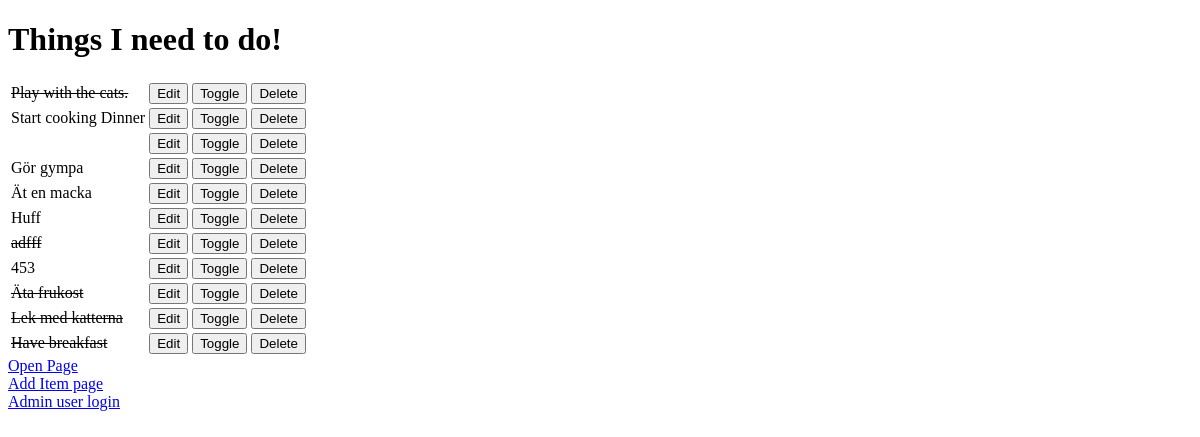
The app's page /, older data.
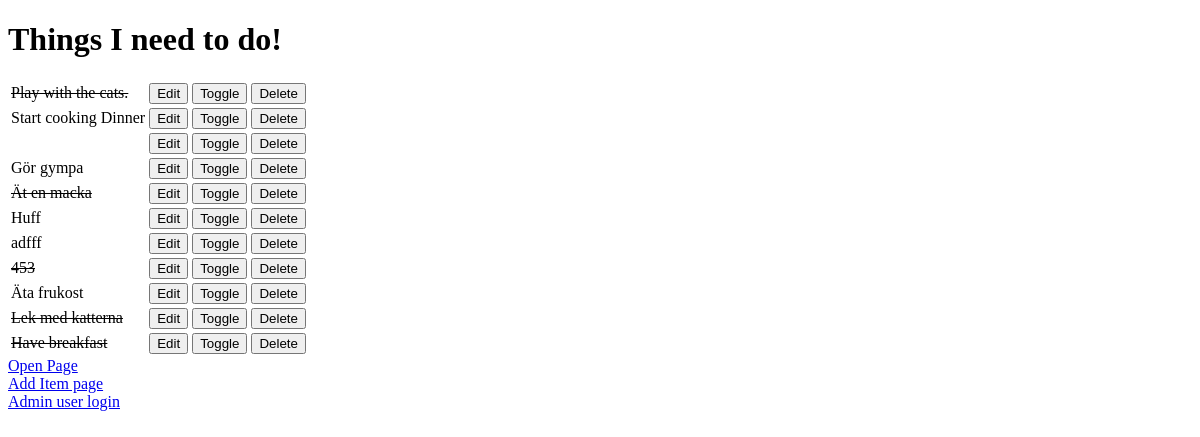
The same page, newer data.
### todo/models.py (models this page shows)
class Item(models.Model):#inherit the functions inside Models to use in the Item()
    name = models.CharField(max_length=50, null=False, blank=False)
    done = models.BooleanField(null=False, blank=False, default=False)
    def __str__(self):
        return self.name

### todo/views.py (the view)
# urls.py: path('', get_todo_list, name='get_todo_list'),
def get_todo_list(request):
    items = Item.objects.all()
    context = {
        'items': items
    }
    return render(request, 'todo/todo_list.html', context)

### todo/templates/todo/todo_list.html (shortened to what this page needs)
<!DOCTYPE html>
<html lang="en">
<head>
</head>
<body>
    <h1>Things I need to do!</h1>
    <table>
        {% for item in items %}
        <tr>
            {% if item.done %}
            <td><strike>{{ item.name }}</strike></td>
            {% else %}
            <td>{{ item.name }}</td>
            {% endif %}
            <td>
                <a href="/edit/{{ item.id }}">
                    <button>Edit</button>
                </a>
            </td>
            <td>
                <a>
                    <a href="/toggle/{{ item.id }}">
                        <button>Toggle</button>
                    </a>
            </td>
            <td>
                <a>
                    <a href="/delete/{{ item.id }}">
                        <button>Delete</button>
                    </a>
            </td>
        </tr>
        {% empty %}
        <tr>
            <td>You have nothing to do.</td>
        </tr>
        {% endfor %}
    </table>
    <div><a href="/open">Open Page</a></div>
    <div><a href="/add">Add Item page</a></div>
    <div><a href="admin/">Admin user login</a></div>
</body>
</html>

Row changes from the older to the newer data that the page shows:
changed Item "Ät en macka": done False → True (drawn)
changed Item "adfff": done True → False (drawn)
changed Item (number 8 of 11 on the later page): done False → True (drawn)
changed Item "Äta frukost": done True → False (drawn)
